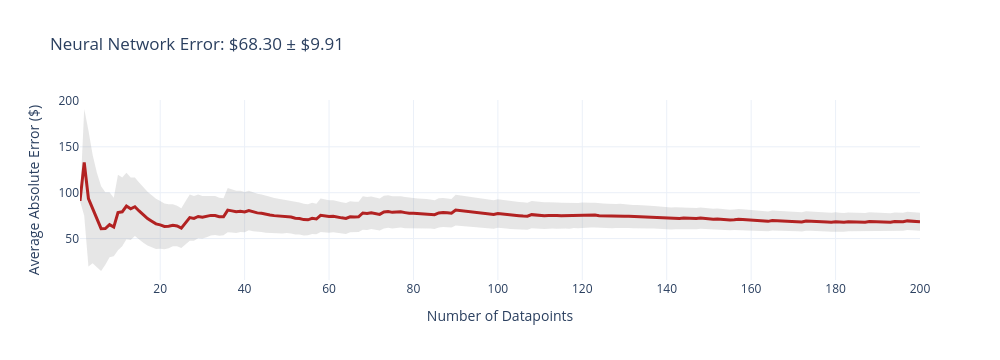
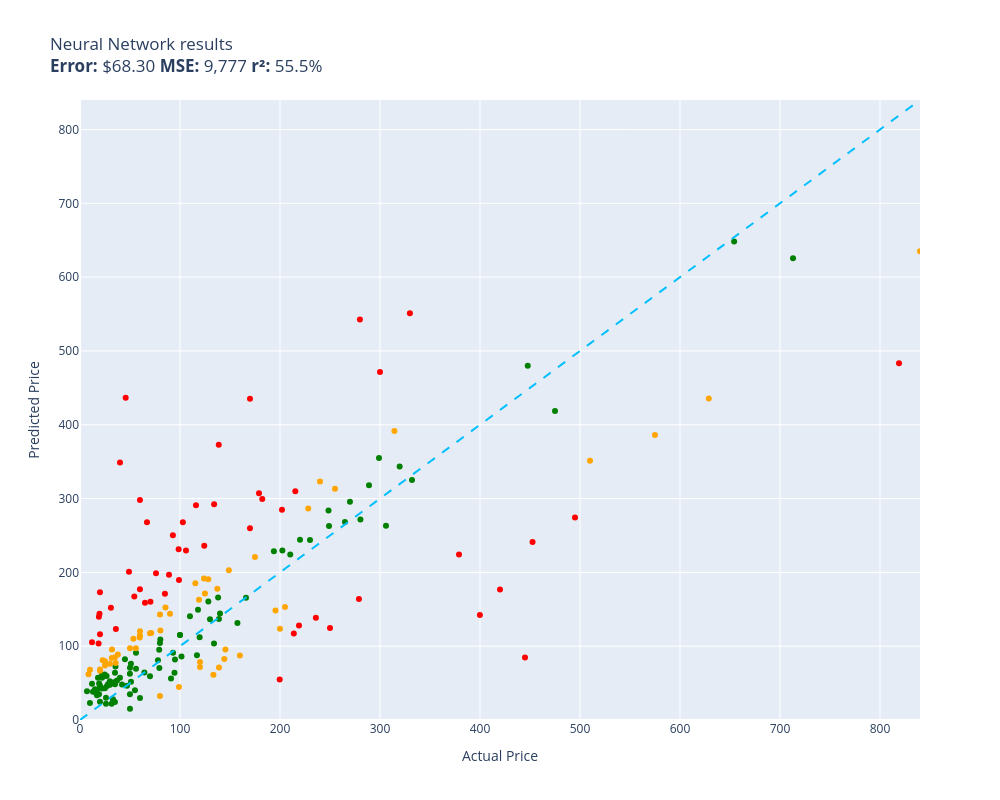

Notebook cell for these charts, in order:
### Code cell
evaluate(neural_network, test)

### Figure 1 — Plotly figure (JSON) as saved in the notebook; plotly's stock layout.template omitted (floating-point values rounded to 4 significant figures; data arrays with more than 128 entries replaced by an {"elided": "..."} marker saying what was removed)
{"data": [{"fill": "toself", "fillcolor": "rgba(128,128,128,0.2)", "hoverinfo": "skip", "line": {"color": "rgba(255,255,255,0)"}, "name": "95% CI", "showlegend": false, "type": "scatter", "x": {"elided": "400 int values"}, "y": {"elided": "400 float values"}}, {"customdata": {"elided": "200x1 float values"}, "hovertemplate": "n=%{x}<br>Avg Error=$%{y:,.2f}<br>±95% CI=$%{customdata[0]:,.2f}<extra></extra>", "line": {"color": "firebrick", "width": 3}, "mode": "lines", "name": "Cumulative Avg Error", "type": "scatter", "x": {"elided": "200 int values"}, "y": {"elided": "200 float values"}}], "layout": {"height": 360, "showlegend": false, "title": {"text": "Neural Network Error: $68.30 ± $9.91"}, "width": 1000, "xaxis": {"title": {"text": "Number of Datapoints"}}, "yaxis": {"title": {"text": "Average Absolute Error ($)"}}}}

### Figure 2 — Plotly figure (JSON) as saved in the notebook; plotly's stock layout.template omitted (floating-point values rounded to 4 significant figures)
{"data": [{"customdata": [["Old Blood Noise Excess V2 Distortion Cho...\nGuess=$127.95 Actual=$219.00"], ["telpo Headlight Assembly Fit For 15 Camr...\nGuess=$290.99 Actual=$115.99"], ["ACDelco GM Original Equipment FW339 Fron...\nGuess=$309.83 Actual=$215.33"], ["Pump Head TBVECHI 175PSI 4KW 5.5HP 21CFM...\nGuess=$551.10 Actual=$329.90"], ["Metabo HPT 36V MultiVolt™ Cordless Rotar...\nGuess=$224.37 Actual=$379.00"], ["Innovative Percussion CB-6 Chamois Bass ...\nGuess=$167.38 Actual=$54.32"], ["HK SYSTEMS 13\" Heavy Duty Black \"Push\" O...\nGuess=$170.88 Actual=$84.95"], ["DEWALT 20V MAX* XR Impact Driver with Bl...\nGuess=$241.06 Actual=$452.53"], ["Mini PC, Kinupute Desktop Computer E3-12...\nGuess=$274.37 Actual=$495.00"], ["Aolemi Oil Rubbed Bronze Single Function...\nGuess=$231.29 Actual=$98.65"], ["10GBase-LR SFP+ Transceiver, Handar 10GB...\nGuess=$116.10 Actual=$19.99"], ["Deco Mount Pro Tripod Microphone Stand w...\nGuess=$177.00 Actual=$59.95"], ["Canon EOS Rebel T7 Digital SLR Camera wi...\nGuess=$483.41 Actual=$819.00"], ["Travelpro Platinum Elite Slim Business L...\nGuess=$117.08 Actual=$213.83"], ["JRready ST6313 DT Deutsch Connector Kit,...\nGuess=$54.80 Actual=$199.68"], ["AUTOFREE LED Tail Lights Assembly Compat...\nGuess=$284.74 Actual=$201.99"], ["Diversitech WG840585 Motor, (Ddb) 1/3Hp,...\nGuess=$292.17 Actual=$134.12"], ["MC: Pindicator (Dual Intensity Amber)\nGuess=$348.81 Actual=$40.00"], ["Sumerain S1339CM Double Handle Widesprea...\nGuess=$138.65 Actual=$235.86"], ["Lighted Triangle Mirror Cabinet Bathroom...\nGuess=$84.58 Actual=$445.00"], ["BESTILL Wall Mounted Shower Faucet Set, ...\nGuess=$198.81 Actual=$76.00"], ["Trail Gear Twin Stick Kit for Top Shift ...\nGuess=$542.46 Actual=$279.92"], ["Engine Thermostat, Replace 19301-PAA-306...\nGuess=$139.88 Actual=$18.89"], ["Beck/Arnley 0421945 Air Filter\nGuess=$123.17 Actual=$35.87"], ["Dell Optiplex 390 Desktop Computer i3 3....\nGuess=$236.04 Actual=$124.27"], ["Neporal Full Spectrum Light Bulb, 6000K ...\nGuess=$103.74 Actual=$18.59"], ["Satco S9596, 4 Count (Pack of 1), 4.18\nGuess=$105.28 Actual=$12.00"], ["LEGO Marvel Avengers War Machine Buster ...\nGuess=$297.94 Actual=$59.95"], ["ANZO USA 111207 GMC SIERRA 99-06 / YUKON...\nGuess=$299.34 Actual=$182.28"], ["KOHLER K-1185540-CP Assembly-Slider\nGuess=$436.55 Actual=$45.67"], ["Canon Sure Shot 90u 35mm Date Camera\nGuess=$142.13 Actual=$399.89"], ["Wilkinson LOW GAUSS Vintage Tone Strat S...\nGuess=$151.94 Actual=$30.93"], ["Ibanez M510OVS Acoustic Mandolin in Vint...\nGuess=$259.94 Actual=$169.99"], ["Chalkboard Name Badges with Magnetic Bac...\nGuess=$173.16 Actual=$19.95"], ["GENUINE VOLVO THERMOSTAT (3.0, 3.2) S60 ...\nGuess=$267.92 Actual=$102.85"], ["CradlePoint Compact Broadband Router (CB...\nGuess=$196.95 Actual=$89.00"], ["Pyle Wireless Rear View Backup Camera - ...\nGuess=$160.05 Actual=$70.45"], ["Auertech Portable Washing Machine, 14lbs...\nGuess=$189.51 Actual=$98.99"], ["18 Inch White Undermount Kitchen Sink - ...\nGuess=$307.13 Actual=$179.00"], ["UPR Mach 1 Chin Spoiler Fits 94-98 Musta...\nGuess=$158.94 Actual=$64.99"], ["Music Hall pa15.3 MM/MC Phono Preamplifi...\nGuess=$124.65 Actual=$250.00"], ["Lorell Bell Chair Glide, 2.5\", Black\nGuess=$144.08 Actual=$19.50"], ["KUNFINE Android Radio CarPlay & Android ...\nGuess=$229.69 Actual=$106.00"], ["VIPMOTOZ Sequential Turn Signal Premium ...\nGuess=$163.80 Actual=$278.94"], ["A-Premium Front Suspension Steering Knuc...\nGuess=$201.01 Actual=$48.99"], ["Pacific Drums PDCM1618TTRB 16 x 18 Inche...\nGuess=$176.95 Actual=$419.99"], ["Blanco 230966 Valea Stainless Steel Sink...\nGuess=$250.38 Actual=$92.88"], ["HP Laserjet 2100 Laser Printer W/Test Pr...\nGuess=$471.44 Actual=$299.98"], ["KZ ZS10 Pro in Ear Monitor Headphone KZ ...\nGuess=$268.06 Actual=$66.99"], ["Garmin 010-12402-10 GT15M-TM Transom-Mou...\nGuess=$372.93 Actual=$138.74"], ["Xiaomi Redmi 10 2022 NFC 4G LTE (128GB +...\nGuess=$435.10 Actual=$169.99"]], "hovertemplate": "%{customdata[0]}<extra></extra>", "legendgroup": "red", "marker": {"color": "red", "size": 6, "symbol": "circle"}, "mode": "markers", "name": "red", "orientation": "v", "showlegend": true, "type": "scatter", "x": [219.0, 116.0, 215.3, 329.9, 379.0, 54.32, 84.95, 452.5, 495.0, 98.65, 19.99, 59.95, 819.0, 213.8, 199.7, 202.0, 134.1, 40.0, 235.9, 445.0, 76.0, 279.9, 18.89, 35.87, 124.3, 18.59, 12.0, 59.95, 182.3, 45.67, 399.9, 30.93, 170.0, 19.95, 102.8, 89.0, 70.45, 98.99, 179.0, 64.99, 250.0, 19.5, 106.0, 278.9, 48.99, 420.0, 92.88, 300.0, 66.99, 138.7, 170.0], "xaxis": "x", "y": [128.0, 291.0, 309.8, 551.1, 224.4, 167.4, 170.9, 241.1, 274.4, 231.3, 116.1, 177.0, 483.4, 117.1, 54.8, 284.7, 292.2, 348.8, 138.6, 84.58, 198.8, 542.5, 139.9, 123.2, 236.0, 103.7, 105.3, 297.9, 299.3, 436.6, 142.1, 151.9, 259.9, 173.2, 267.9, 197.0, 160.0, 189.5, 307.1, 158.9, 124.7, 144.1, 229.7, 163.8, 201.0, 176.9, 250.4, 471.4, 268.1, 372.9, 435.1], "yaxis": "y"}, {"customdata": [["NewPower99 Battery Kit for Samsung Galax...\nGuess=$40.25 Actual=$54.95"], ["Stand for Raven Pro Document Scanner - P...\nGuess=$52.43 Actual=$29.85"], ["RBC12-UPC Replacement Battery Cartridge ...\nGuess=$243.74 Actual=$229.99"], ["Bam France 2002XL Contoured Hightech Bla...\nGuess=$625.44 Actual=$713.00"], ["Panasonic KX-TG6511B DECT 6.0 PLUS Expan...\nGuess=$95.04 Actual=$79.20"], ["LOVE MEI Galaxy S10 Lite Case, Military ...\nGuess=$23.96 Actual=$32.98"], ["GJY Portable TV,10.6 inch Mini TV for AT...\nGuess=$70.55 Actual=$79.36"], ["LD Products Compatible Toner Cartridge R...\nGuess=$70.80 Actual=$49.98"], ["APS iBoard 6-inch Aluminum (Black Powder...\nGuess=$224.19 Actual=$210.23"], ["Intermatic PX300 12V 300W Transformer wi...\nGuess=$103.65 Actual=$134.00"], ["Bam Trekking 3027SB Single Black Clarine...\nGuess=$325.17 Actual=$332.00"], ["KOMPUTERBAY 4GB 2X 2GB DDR2 1066MHz PC2-...\nGuess=$109.01 Actual=$80.34"], ["15\" Locking Shower Head Extension Arm in...\nGuess=$104.26 Actual=$79.95"], ["Mylites+ Standard Comic Book Mylar Sleev...\nGuess=$63.97 Actual=$34.99"], ["Dakota Alert MURS Alert Probe Sensor - M...\nGuess=$244.16 Actual=$219.99"], ["152MM Hole Saws M42 Bi-Metal High Speed ...\nGuess=$57.17 Actual=$17.99"], ["Adams Check Payment and Deposit Register...\nGuess=$72.52 Actual=$35.49"], ["3D Tree Hole Branches 075 Stair Risers D...\nGuess=$136.52 Actual=$129.99"], ["KOHLER 18865-CP Filtered Water Faucet, P...\nGuess=$418.64 Actual=$475.00"], ["Fjallraven, Kanken Laptop 15\" Backpack f...\nGuess=$111.98 Actual=$119.65"], ["Retevis RT68 Soft Earhook Walkie Talkie ...\nGuess=$39.04 Actual=$6.99"], ["Evan-Fischer Front Bumper Cover Compatib...\nGuess=$229.66 Actual=$202.38"], ["Laisomeke Waterproof Junction Box, Unive...\nGuess=$49.07 Actual=$11.99"], ["Webcem Solar Shed Light Outdoor Indoor, ...\nGuess=$80.95 Actual=$77.96"], ["Festool 492370 Platin 2 S1000 Grit 6-Inc...\nGuess=$56.11 Actual=$91.00"], ["Western Digital Enterprise RE4-GP 2TB SA...\nGuess=$140.64 Actual=$109.95"], ["Tablet PC Cover Compatible with Lenovo T...\nGuess=$22.17 Actual=$31.61"], ["Miyaya@ Funny Animal Masks Collection fo...\nGuess=$40.87 Actual=$16.99"], ["Ultra Duster Canned Air Net 10 Oz 6-Pack\nGuess=$62.62 Actual=$49.90"], ["IQShield Screen Protector Compatible wit...\nGuess=$23.14 Actual=$9.95"], ["Liberty Imports 12 Pack: US Military Toy...\nGuess=$33.45 Actual=$16.98"], ["Intrepid International Dressage Letters-...\nGuess=$46.03 Actual=$26.99"], ["Kingston Brass KS269SN Kingston Clawfoot...\nGuess=$263.06 Actual=$305.99"], ["KUNN Small Electrician Tool Pouch Utilit...\nGuess=$57.29 Actual=$21.99"], ["Trim Kit for 2-handle Shower & Tub Valve...\nGuess=$82.08 Actual=$94.99"], ["iPhone 12/12 Pro Nicaragua Guardabarranc...\nGuess=$24.56 Actual=$19.97"], ["Replacement Remote Control for PANASONIC...\nGuess=$24.36 Actual=$34.95"], ["LSSAGOON Backpack for Women Teen Kids Gi...\nGuess=$51.27 Actual=$33.99"], ["Grey Pneumatic 1311SD Impact Socket Set\nGuess=$131.39 Actual=$157.43"], ["Aeromotive 13304 Regulator, X1 Adjustabl...\nGuess=$295.78 Actual=$269.95"], ["4LT LUMINETTE Vanity Opal GLS BSN\nGuess=$115.30 Actual=$99.99"], ["4pc Wheel Spacers Adapters 4\" (2inch Per...\nGuess=$87.64 Actual=$116.95"], ["GE RPWF SmartWater Comparable Refrigerat...\nGuess=$53.46 Actual=$36.99"], ["MGP Caliper Covers 39011SACURD Red Powde...\nGuess=$262.76 Actual=$249.00"], ["LSI Broadcom SAS 9300-8i 8-port 12Gb/s S...\nGuess=$149.50 Actual=$118.00"], ["NewFantasia Replacement Audio Cable with...\nGuess=$50.24 Actual=$31.00"], ["Mikrotik RB3011UIAS-RM RouterBOARD 10xGi...\nGuess=$355.03 Actual=$299.00"], ["MONOCARBON Forged Carbon Fiber Case for ...\nGuess=$29.87 Actual=$59.99"], ["DuraGo 29515020 Front Hub Assembly\nGuess=$160.41 Actual=$128.34"], ["Berta (6 Pieces) 1-1/4 inch Overlay, 90 ...\nGuess=$61.70 Actual=$24.66"], ["Linkloos Solar Street Lights Outdoor Wat...\nGuess=$91.24 Actual=$55.99"], ["USB Charger, CIVIE High Speed 60W Multip...\nGuess=$37.09 Actual=$15.99"], ["Cardone 84-58642 New HEI Electronic Dist...\nGuess=$165.53 Actual=$165.99"], ["Kastar Battery Pack Replacement for Sony...\nGuess=$46.28 Actual=$19.99"], ["New Replacement seat cover fits Yamaha M...\nGuess=$136.80 Actual=$138.95"], ["AZX Stylus Pencil for Apple iPad Pro 202...\nGuess=$47.81 Actual=$29.99"], ["Raspberry Pi 3 Model B+ Aluminum Case Me...\nGuess=$41.56 Actual=$14.99"], ["Skullcandy Hesh Evo Bluetooth Headphones...\nGuess=$59.25 Actual=$69.99"], ["ASUS VY279HE-W 27” 1080P Monitor - White...\nGuess=$165.81 Actual=$138.10"], ["LCD Screen for Dell Inspiron 17R 17.3\" H...\nGuess=$64.52 Actual=$64.37"], ["4 Inches Rolled Muffler Tip Catback Exha...\nGuess=$228.78 Actual=$193.88"], ["200 ' feet True 14 Gauge AWG CCA Speaker...\nGuess=$82.25 Actual=$44.95"], ["APS iBoard (304 Stainless Steel Polished...\nGuess=$268.14 Actual=$264.95"], ["200 Couples Conversation Cards - Enjoy B...\nGuess=$28.20 Actual=$32.97"], ["The Puppet Company - Carpet-Unicorn, Whi...\nGuess=$34.92 Actual=$19.00"], ["KYX Racing Hardened Steel Center Drive S...\nGuess=$46.28 Actual=$46.99"], ["StonKraft Brass Chess Board Game Set wit...\nGuess=$144.30 Actual=$140.00"], ["Baumgartens Sicurix Blank PVC ID Cards (...\nGuess=$49.36 Actual=$19.11"], ["OEM Samsung Remote Control Shipped with ...\nGuess=$69.46 Actual=$56.00"], ["Venom Power Terra Hunter R/T+ R/T All-Te...\nGuess=$343.51 Actual=$319.65"], ["Custom Engagement Logo Desk Embosser Sea...\nGuess=$34.85 Actual=$49.95"], ["Audio Techinca ATW-T1002 System 10 Handh...\nGuess=$318.07 Actual=$289.00"], ["520 Pieces Christmas Envelope Seal Stick...\nGuess=$21.87 Actual=$25.99"], ["LD Compatible Ink Cartridge Replacement ...\nGuess=$48.26 Actual=$41.99"], ["BestPricedDecals Wine A BIT, You'll Feel...\nGuess=$38.33 Actual=$12.98"], ["VATOS 4 Packs Bubble Machine Gun for Kid...\nGuess=$59.03 Actual=$22.88"], ["Steering Wheel, Carbon Fiber Automotive ...\nGuess=$479.82 Actual=$447.74"], ["BXYJY for Samsung Galaxy Z Fold 3 Case w...\nGuess=$15.19 Actual=$49.99"], ["VONADO Space Wars Colonial Viper MK1 Bui...\nGuess=$57.14 Actual=$39.99"], ["Disney Princess Sparkling Princess Sleep...\nGuess=$60.17 Actual=$24.95"], ["sabermaster TCG Playmat yugioh playmat T...\nGuess=$42.57 Actual=$21.99"], ["DuraGo BR5330 Front Vented Disc Brake Ro...\nGuess=$86.06 Actual=$101.51"], ["Glovion Music Stand Light, Clip On Piano...\nGuess=$48.43 Actual=$27.99"], ["Samsung DA97-07603B Freezer Ice Maker As...\nGuess=$91.14 Actual=$93.02"], ["Intex River Run Connect Lounge (Four)\nGuess=$64.11 Actual=$94.49"], ["Empava 24\" Single Wall Ovens 10 Cooking ...\nGuess=$648.19 Actual=$654.14"], ["Think Gizmos Build Your Own Robot Toys f...\nGuess=$43.00 Actual=$24.95"], ["PowerSport Front Rear Brakes and Rotors ...\nGuess=$283.90 Actual=$248.51"], ["VTech Strum and Jam Kidi Musical Guitar ...\nGuess=$61.17 Actual=$21.99"], ["W11130208 W10695459 Refrigerator LED Mod...\nGuess=$59.47 Actual=$26.59"], ["Pyle 2x120 Watt Home Audio Speaker Power...\nGuess=$76.37 Actual=$50.92"], ["STICKGOO Peel and Stick Backsplash for K...\nGuess=$48.33 Actual=$34.99"], ["Fitness Center Gym Room Weight Train Dua...\nGuess=$115.28 Actual=$99.99"], ["For Volvo C70 S70 V70 V40 S40 AC Compres...\nGuess=$271.61 Actual=$280.41"], ["Refresh NSF-53 Premium Replacement Refri...\nGuess=$51.79 Actual=$50.99"], ["NICKSTON Red Sparkling Glitter Slim Band...\nGuess=$30.16 Actual=$25.99"]], "hovertemplate": "%{customdata[0]}<extra></extra>", "legendgroup": "green", "marker": {"color": "green", "size": 6, "symbol": "circle"}, "mode": "markers", "name": "green", "orientation": "v", "showlegend": true, "type": "scatter", "x": [54.95, 29.85, 230.0, 713.0, 79.2, 32.98, 79.36, 49.98, 210.2, 134.0, 332.0, 80.34, 79.95, 34.99, 220.0, 17.99, 35.49, 130.0, 475.0, 119.7, 6.99, 202.4, 11.99, 77.96, 91.0, 110.0, 31.61, 16.99, 49.9, 9.95, 16.98, 26.99, 306.0, 21.99, 94.99, 19.97, 34.95, 33.99, 157.4, 269.9, 99.99, 117.0, 36.99, 249.0, 118.0, 31.0, 299.0, 59.99, 128.3, 24.66, 55.99, 15.99, 166.0, 19.99, 138.9, 29.99, 14.99, 69.99, 138.1, 64.37, 193.9, 44.95, 264.9, 32.97, 19.0, 46.99, 140.0, 19.11, 56.0, 319.6, 49.95, 289.0, 25.99, 41.99, 12.98, 22.88, 447.7, 49.99, 39.99, 24.95, 21.99, 101.5, 27.99, 93.02, 94.49, 654.1, 24.95, 248.5, 21.99, 26.59, 50.92, 34.99, 99.99, 280.4, 50.99, 25.99], "xaxis": "x", "y": [40.25, 52.43, 243.7, 625.4, 95.04, 23.96, 70.55, 70.8, 224.2, 103.7, 325.2, 109.0, 104.3, 63.97, 244.2, 57.17, 72.52, 136.5, 418.6, 112.0, 39.04, 229.7, 49.07, 80.95, 56.11, 140.6, 22.17, 40.87, 62.62, 23.14, 33.45, 46.03, 263.1, 57.29, 82.08, 24.56, 24.36, 51.27, 131.4, 295.8, 115.3, 87.64, 53.46, 262.8, 149.5, 50.24, 355.0, 29.87, 160.4, 61.7, 91.24, 37.09, 165.5, 46.28, 136.8, 47.81, 41.56, 59.25, 165.8, 64.52, 228.8, 82.25, 268.1, 28.2, 34.92, 46.28, 144.3, 49.36, 69.46, 343.5, 34.85, 318.1, 21.87, 48.26, 38.33, 59.03, 479.8, 15.19, 57.14, 60.17, 42.57, 86.06, 48.43, 91.14, 64.11, 648.2, 43.0, 283.9, 61.17, 59.47, 76.37, 48.33, 115.3, 271.6, 51.79, 30.16], "yaxis": "y"}, {"customdata": [["EXMAX NG-10X Fresnel Lens Focusing Adapt...\nGuess=$117.50 Actual=$69.98"], ["SuppliesOutlet Compatible Toner Cartridg...\nGuess=$82.49 Actual=$144.29"], ["8544771 Dryer Heating Element, 279816 Th...\nGuess=$77.08 Actual=$35.74"], ["46mm Digital Pro High-Resolution Close-U...\nGuess=$66.79 Actual=$19.99"], ["PEMP E65 E66 CDC Simulate Optical Fiber ...\nGuess=$163.05 Actual=$119.00"], ["CORSAIR Dominator Platinum RGB 32GB (2x1...\nGuess=$191.82 Actual=$124.00"], ["SKB iSeries 3i-13096-6KP Case for BlackM...\nGuess=$220.96 Actual=$174.99"], ["June Garden 12\" Sweet Dolly Charlotte - ...\nGuess=$68.27 Actual=$19.99"], ["Clementoni 39132.5 Jigsaw Puzzle 1,000 P...\nGuess=$32.67 Actual=$79.95"], ["GanFindX Portable Car Hand Controls for ...\nGuess=$87.27 Actual=$159.90"], ["Scranton & Co 3 Drawer Mobile File Cabin...\nGuess=$185.37 Actual=$115.35"], ["Evergreen HSHB2005 Cylinder Head Gasket ...\nGuess=$111.67 Actual=$59.69"], ["Task T24287 Roman Ogee Router Bit with 1...\nGuess=$97.10 Actual=$55.88"], ["Southwire 120V/15A Right Angle User Atta...\nGuess=$88.68 Actual=$37.87"], ["Tidal Front + Rear Fender Flares 4PC Poc...\nGuess=$313.34 Actual=$254.99"], ["DALDED LED Light Kit for Lego Sonic Gree...\nGuess=$73.88 Actual=$24.99"], ["Baseball Backpacks Large 18 Inch Bookbag...\nGuess=$83.91 Actual=$31.77"], ["Wenger City Upgrade Laptop Backpack with...\nGuess=$95.63 Actual=$145.42"], ["Projector, CRAZVIEW Projector with WiFi ...\nGuess=$110.12 Actual=$53.40"], ["Poison Spyder 10-08-020 Rocker Knocker\nGuess=$435.62 Actual=$628.76"], ["DIMARZIO 204284 DP 163FBK Blues Bucker G...\nGuess=$143.86 Actual=$89.99"], ["VLAND LED Smoked Taillights Compatible F...\nGuess=$323.22 Actual=$239.99"], ["PM Auto Front Right Quick Complete Strut...\nGuess=$171.30 Actual=$124.94"], ["Pidoko Kids Train Table, Grey with 90 Pc...\nGuess=$71.77 Actual=$119.97"], ["Ceramic Talavera Mexican Tile 4x4\", 9 Pi...\nGuess=$76.28 Actual=$29.95"], ["Marvel Legends Series X-Men 6-Inch Archa...\nGuess=$44.56 Actual=$98.95"], ["EMART Photography C Stand with Boom Arm,...\nGuess=$78.65 Actual=$119.99"], ["KS K-STORM Replacement Silicone Mushroom...\nGuess=$61.88 Actual=$8.50"], ["Pioneer 2AM401-BN Two Handle Kitchen Fau...\nGuess=$286.47 Actual=$228.22"], ["Walker Exhaust Ultra EPA 16478 Direct Fi...\nGuess=$386.05 Actual=$574.99"], ["Urth 62mm UV, Circular Polarizing (CPL),...\nGuess=$71.03 Actual=$139.00"], ["Royal Designs, Inc. Decorative Abundant ...\nGuess=$79.47 Actual=$24.95"], ["AC Compressor & A/C Kit For BMW 335i 335...\nGuess=$391.47 Actual=$314.41"], ["MXR Carbon Copy Deluxe Analog Delay Guit...\nGuess=$148.36 Actual=$195.50"], ["Universal Power Group 12V 100Ah Sealed L...\nGuess=$123.69 Actual=$199.99"], ["Hp Pavilion P7-1257c Motherboard Aahd3-h...\nGuess=$114.59 Actual=$59.86"], ["Amana Tool - SC587 Carbide Tipped 3-Wing...\nGuess=$118.00 Actual=$71.23"], ["Evan Fischer Radiator Cooling Fan Assemb...\nGuess=$177.72 Actual=$137.34"], ["ECCPP Power Steering Pump for 2009-2010 ...\nGuess=$152.36 Actual=$85.48"], ["SP Air Corporation SP-8102BU 1/4-Inch He...\nGuess=$152.98 Actual=$204.99"], ["ROHL WSGUM3018WH Wire Sink Grids, White\nGuess=$190.79 Actual=$128.28"], ["Diversitech UC2436-3 Ultralite Condenser...\nGuess=$121.17 Actual=$80.39"], ["CTLAMP XL-2100 Professional Quality XL-2...\nGuess=$95.38 Actual=$32.00"], ["Competition Clutch Disc and Pressure Pla...\nGuess=$351.28 Actual=$510.00"], ["Dell XPS 13 9343-2727SLV 13.3\" Full HD S...\nGuess=$635.04 Actual=$839.99"], ["Replacement Remote Control fit for Sony ...\nGuess=$68.14 Actual=$9.99"], ["Star Wars Die-Cast Metal TITANIUM Series...\nGuess=$80.98 Actual=$22.70"], ["Vinyl Soft Top Roll-up Adjustable Truck ...\nGuess=$202.88 Actual=$148.88"], ["Viola Bow 4/4 Full Size Carbon Fiber (Bl...\nGuess=$97.04 Actual=$49.99"], ["Targus CityGear Durable Backpack, Black,...\nGuess=$61.15 Actual=$133.43"], ["Fender Hendrix Voodoo Child Coiled Instr...\nGuess=$120.08 Actual=$59.99"], ["Jada Toys Ryan's World Combo Panda Airli...\nGuess=$84.89 Actual=$34.94"], ["MonMount Triple Monitor Stand Freestandi...\nGuess=$143.07 Actual=$79.99"]], "hovertemplate": "%{customdata[0]}<extra></extra>", "legendgroup": "orange", "marker": {"color": "orange", "size": 6, "symbol": "circle"}, "mode": "markers", "name": "orange", "orientation": "v", "showlegend": true, "type": "scatter", "x": [69.98, 144.3, 35.74, 19.99, 119.0, 124.0, 175.0, 19.99, 79.95, 159.9, 115.3, 59.69, 55.88, 37.87, 255.0, 24.99, 31.77, 145.4, 53.4, 628.8, 89.99, 240.0, 124.9, 120.0, 29.95, 98.95, 120.0, 8.5, 228.2, 575.0, 139.0, 24.95, 314.4, 195.5, 200.0, 59.86, 71.23, 137.3, 85.48, 205.0, 128.3, 80.39, 32.0, 510.0, 840.0, 9.99, 22.7, 148.9, 49.99, 133.4, 59.99, 34.94, 79.99], "xaxis": "x", "y": [117.5, 82.49, 77.08, 66.79, 163.1, 191.8, 221.0, 68.27, 32.67, 87.27, 185.4, 111.7, 97.1, 88.68, 313.3, 73.88, 83.91, 95.63, 110.1, 435.6, 143.9, 323.2, 171.3, 71.77, 76.28, 44.56, 78.65, 61.88, 286.5, 386.1, 71.03, 79.47, 391.5, 148.4, 123.7, 114.6, 118.0, 177.7, 152.4, 153.0, 190.8, 121.2, 95.38, 351.3, 635.0, 68.14, 80.98, 202.9, 97.04, 61.15, 120.1, 84.89, 143.1], "yaxis": "y"}, {"hoverinfo": "skip", "line": {"color": "deepskyblue", "dash": "dash", "width": 2}, "mode": "lines", "name": "y = x", "showlegend": false, "type": "scatter", "x": [0, 840.0], "y": [0, 840.0]}], "layout": {"height": 800, "legend": {"title": {"text": "color"}, "tracegroupgap": 0}, "showlegend": false, "title": {"text": "Neural Network results<br><b>Error:</b> $68.30 <b>MSE:</b> 9,777 <b>r²:</b> 55.5%"}, "width": 1000, "xaxis": {"anchor": "y", "domain": [0, 1], "range": [0, 840.0], "title": {"text": "Actual Price"}}, "yaxis": {"anchor": "x", "domain": [0, 1], "range": [0, 840.0], "title": {"text": "Predicted Price"}}}}
